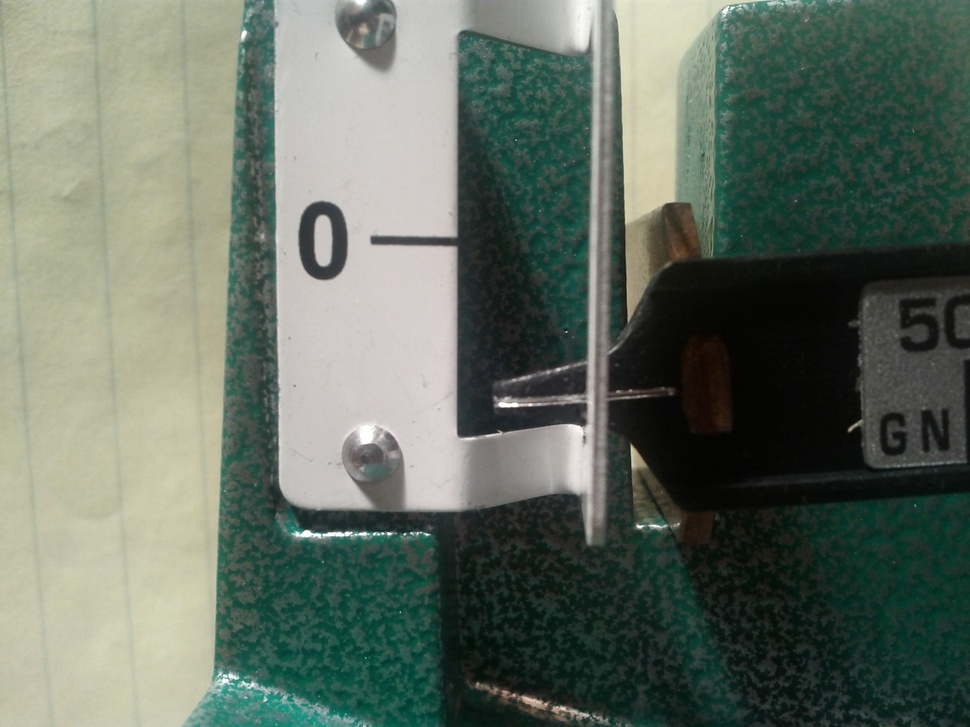
//> input picture data/IMG_20131204_200619.jpg, 970 x 727 px, shrunk from 2560 x 1920 before the run
$ ./thinning ../data/IMG_20131204_200619.jpg   (built with g++ and OpenCV 4)
//> lines starting //> are read from the running program, lines starting //| are printed output that depends on the picture; after the words box and inside, x2 and y2 are one past the last pixel; in counts of white or black regions, pixels touching at a corner belong together
/**
 * Code for thinning a binary image using Zhang-Suen algorithm.
 *
 * Author:  Nash (nash [at] opencv-code [dot] com)
 * Website: http://opencv-code.com
 */
#include "opencv2/core/core.hpp"
#include "opencv2/opencv.hpp"

/**
 * Perform one thinning iteration.
 * Normally you wouldn't call this function directly from your code.
 *
 * Parameters:
 * 		im    Binary image with range = [0,1]
 * 		iter  0=even, 1=odd
 */
void thinningIteration(cv::Mat& img, int iter)
{
    CV_Assert(img.channels() == 1);
    CV_Assert(img.depth() != sizeof(uchar));
    CV_Assert(img.rows > 3 && img.cols > 3);

    cv::Mat marker = cv::Mat::zeros(img.size(), CV_8UC1);

    int nRows = img.rows;
    int nCols = img.cols;

    if (img.isContinuous()) {
        nCols *= nRows;
        nRows = 1;
    }

    int x, y;
    uchar *pAbove;
    uchar *pCurr;
    uchar *pBelow;
    uchar *nw, *no, *ne;    // north (pAbove)
    uchar *we, *me, *ea;
    uchar *sw, *so, *se;    // south (pBelow)

    uchar *pDst;

    // initialize row pointers
    pAbove = NULL;
    pCurr  = img.ptr<uchar>(0);
    pBelow = img.ptr<uchar>(1);

    for (y = 1; y < img.rows-1; ++y) {
        // shift the rows up by one
        pAbove = pCurr;
        pCurr  = pBelow;
        pBelow = img.ptr<uchar>(y+1);

        pDst = marker.ptr<uchar>(y);

        // initialize col pointers
        no = &(pAbove[0]);
        ne = &(pAbove[1]);
        me = &(pCurr[0]);
        ea = &(pCurr[1]);
        so = &(pBelow[0]);
        se = &(pBelow[1]);

        for (x = 1; x < img.cols-1; ++x) {
            // shift col pointers left by one (scan left to right)
            nw = no;
            no = ne;
            ne = &(pAbove[x+1]);
            we = me;
            me = ea;
            ea = &(pCurr[x+1]);
            sw = so;
            so = se;
            se = &(pBelow[x+1]);

            int A  = (*no == 0 && *ne == 1) + (*ne == 0 && *ea == 1) +
                     (*ea == 0 && *se == 1) + (*se == 0 && *so == 1) +
                     (*so == 0 && *sw == 1) + (*sw == 0 && *we == 1) +
                     (*we == 0 && *nw == 1) + (*nw == 0 && *no == 1);
            int B  = *no + *ne + *ea + *se + *so + *sw + *we + *nw;
            int m1 = iter == 0 ? (*no * *ea * *so) : (*no * *ea * *we);
            int m2 = iter == 0 ? (*ea * *so * *we) : (*no * *so * *we);

            if (A == 1 && (B >= 2 && B <= 6) && m1 == 0 && m2 == 0)
                pDst[x] = 1;
        }
    }

    img &= ~marker;
}

/**
 * Function for thinning the given binary image
 *
 * Parameters:
 * 		src  The source image, binary with range = [0,255]
 * 		dst  The destination image
 */
void thinning(const cv::Mat& src, cv::Mat& dst)
{
    dst = src.clone();
    dst /= 255;         // convert to binary image

    cv::Mat prev = cv::Mat::zeros(dst.size(), CV_8UC1);
    cv::Mat diff;

    do {
        thinningIteration(dst, 0);
        thinningIteration(dst, 1);
        cv::absdiff(dst, prev, diff);
        dst.copyTo(prev);
    }
    while (cv::countNonZero(diff) > 0);

    dst *= 255;
}

/**
 * This is an example on how to call the thinning funciton above
 */
int main(int argc, char** argv)
{
    if (argc < 2)
        return 1;

	cv::Mat src = cv::imread(argv[1]);
//> src is the input picture: 727 rows x 970 cols, CV_8UC3; mean B, G, R 99.3, 110.9, 99.9
	if (!src.data)
		return -1;

    cv::Mat blur1, blur2;
    GaussianBlur(src, blur1, cv::Size(5,5), 100, 100);
    GaussianBlur(blur1, blur2, cv::Size(5,5), 100, 100);
    GaussianBlur(blur2, blur1, cv::Size(5,5), 100, 100);

	cv::Mat bw;
	cv::cvtColor(blur1, bw, CV_BGR2GRAY);
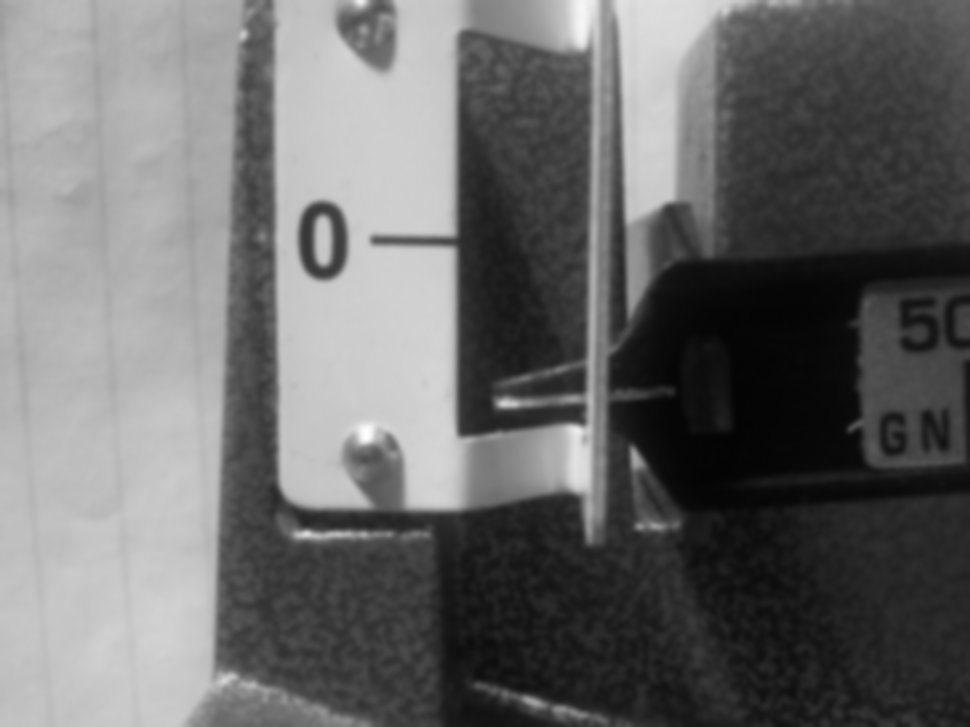
//> bw: 727 rows x 970 cols, CV_8UC1; min 4, max 254, mean 106.3
	cv::threshold(bw, bw, 50, 255, CV_THRESH_BINARY_INV);
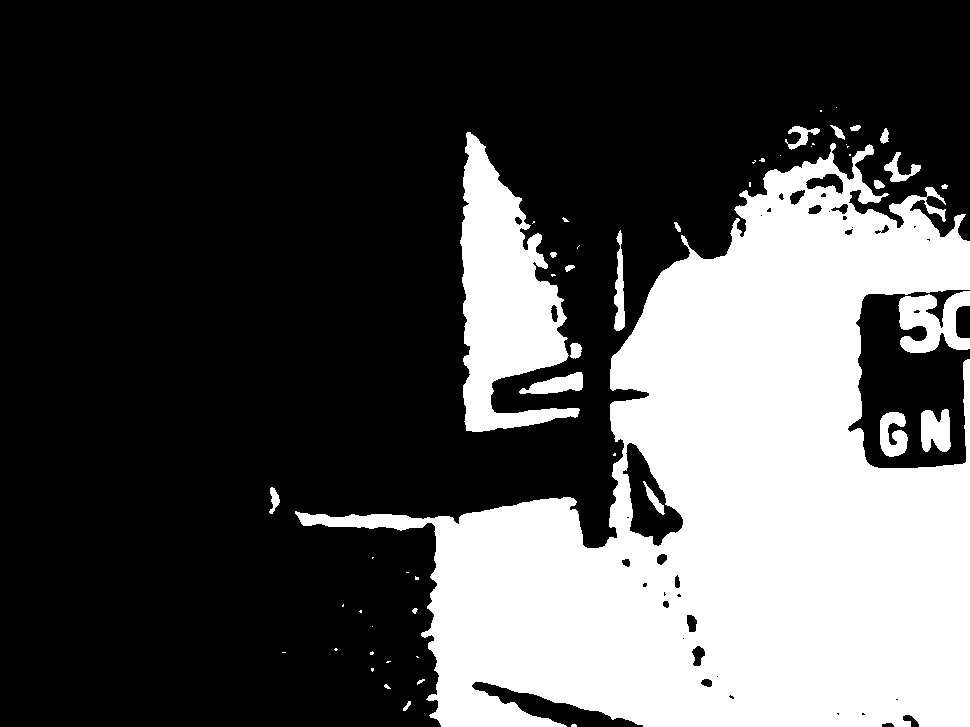
//> bw: 727 rows x 970 cols, CV_8UC1; 31.4% white; 53 white regions (29 under 20 px), largest, box (x1, y1, x2, y2) and area: (295, 143, 970, 727) 194173, (460, 132, 580, 432) 19011, (898, 291, 970, 353) 2778

	thinning(bw, bw);
//> the loop in thinning, `do` made 116 passes
//> pass 1, in thinningIteration, `img &= ~marker;`:
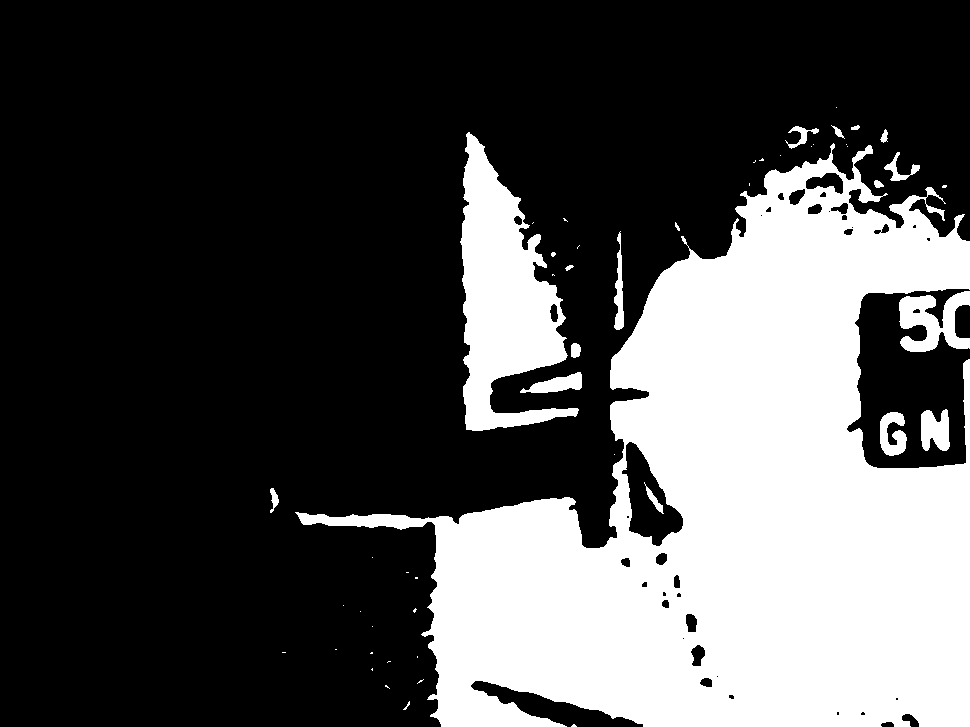
//> img: 727 rows x 970 cols, CV_8UC1; values 0 (black) and 1 (white), 30.8% white; 51 white regions (32 under 20 px), largest, box (x1, y1, x2, y2) and area: (295, 143, 970, 727) 191916, (460, 132, 579, 431) 18369, (899, 291, 970, 352) 2540
//> pass 1, in thinningIteration (call 2), `img &= ~marker;`:
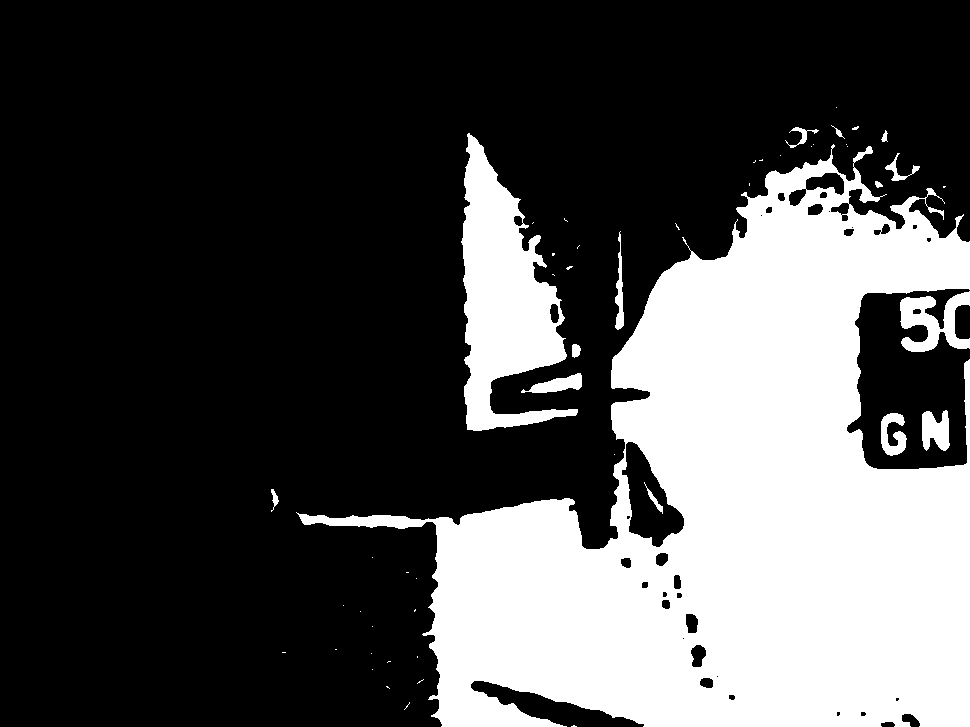
//> img: 727 rows x 970 cols, CV_8UC1; values 0 (black) and 1 (white), 30.2% white; 51 white regions (36 under 20 px), largest, box (x1, y1, x2, y2) and area: (296, 144, 970, 727) 189183, (461, 133, 578, 431) 17676, (900, 291, 970, 352) 2289
//> after the loop in thinning, `do`:
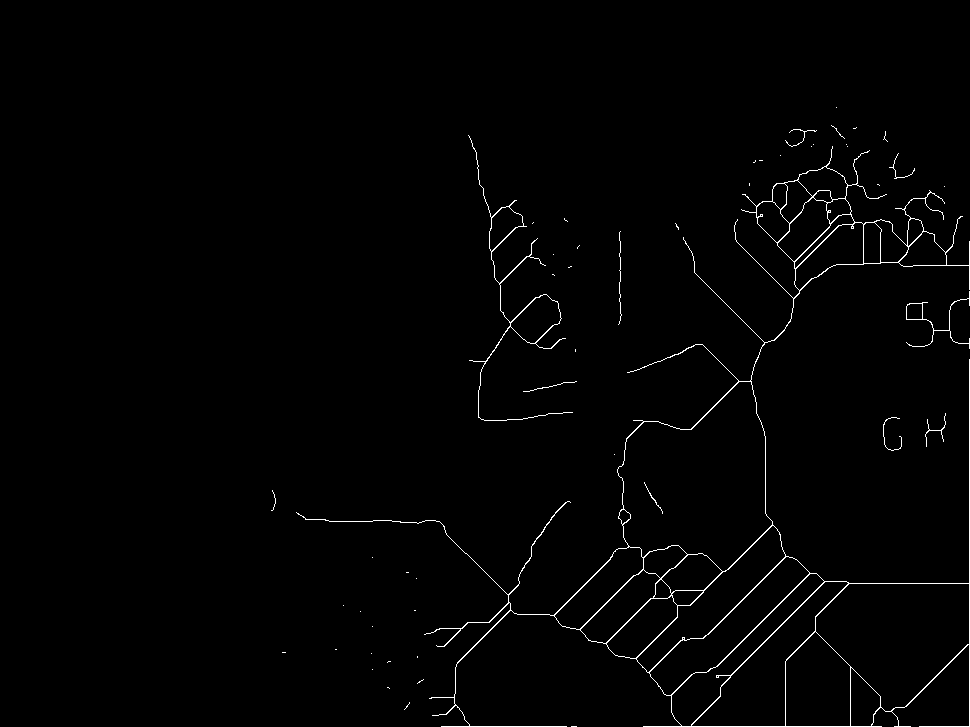
//> dst: 727 rows x 970 cols, CV_8UC1; values 0 (black) and 1 (white), 1.2% white in thin lines or dots, all inside (x1, y1, x2, y2) = (271, 107, 970, 727)
//> after the loop in thinning, `do`: diff: 727 rows x 970 cols, CV_8UC1; every value is 0
//> in thinning, `dst *= 255;`:
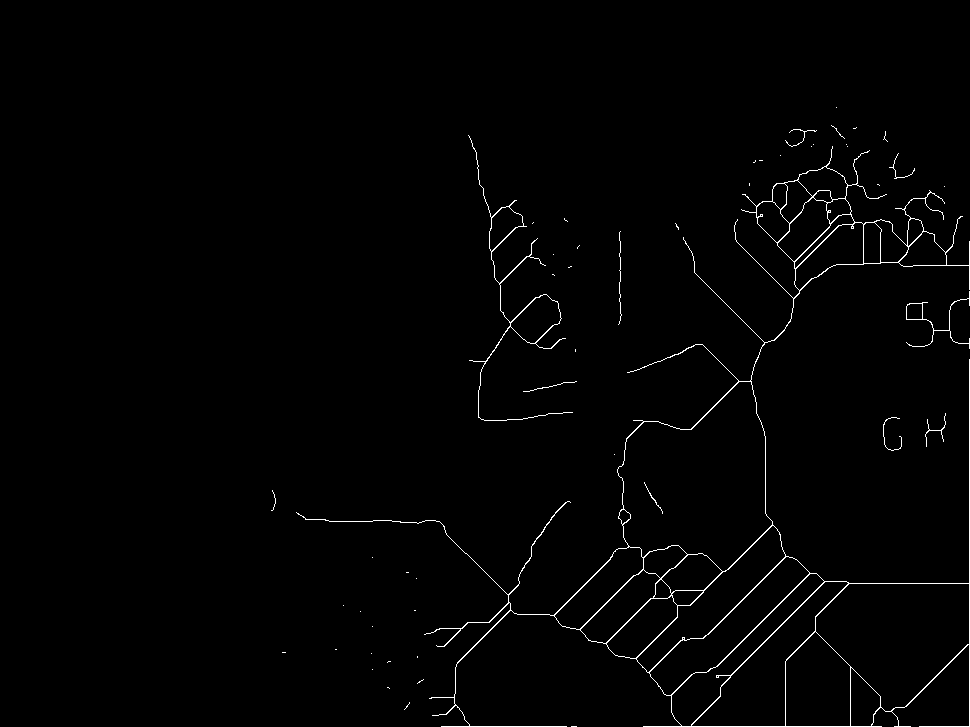
//> dst: 727 rows x 970 cols, CV_8UC1; 1.2% white in thin lines or dots, all inside (x1, y1, x2, y2) = (271, 107, 970, 727)

	cv::imshow("src", src);
	cv::imshow("dst", bw);
	cv::waitKey();
	return 0;
}

$ run again, on data/IMG_20131206_013740.jpg
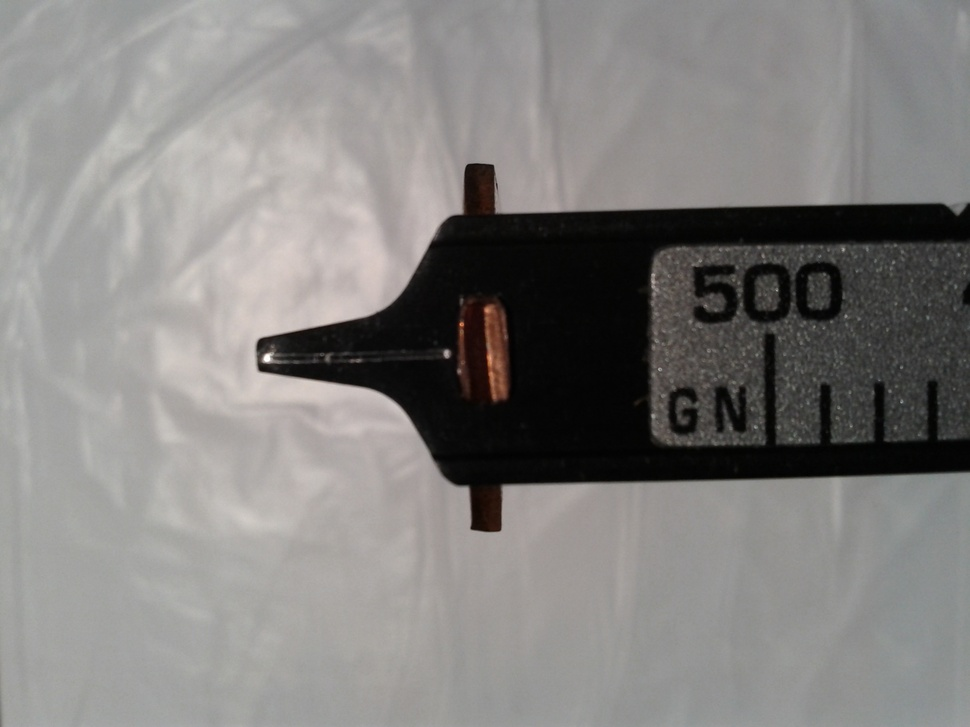
//> input picture data/IMG_20131206_013740.jpg, 970 x 727 px, shrunk from 2560 x 1920 before the run
//> src is the input picture: 727 rows x 970 cols, CV_8UC3; mean B, G, R 127.5, 129.4, 131.4
//> `cv::threshold(bw, bw, 50, 255, CV_THRESH_BINARY_INV);`:
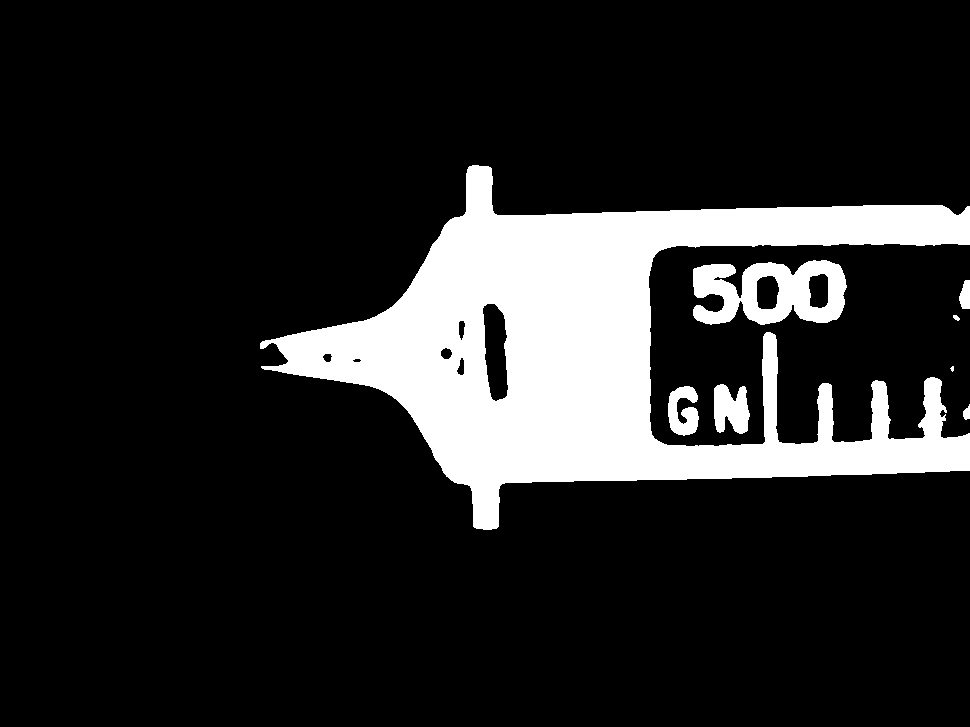
//> bw: 727 rows x 970 cols, CV_8UC1; 15.2% white; 8 white regions (1 under 20 px), largest, box (x1, y1, x2, y2) and area: (260, 165, 970, 530) 98188, (693, 260, 847, 325) 6443, (714, 384, 750, 434) 1339
//> in thinning, `dst *= 255;`:
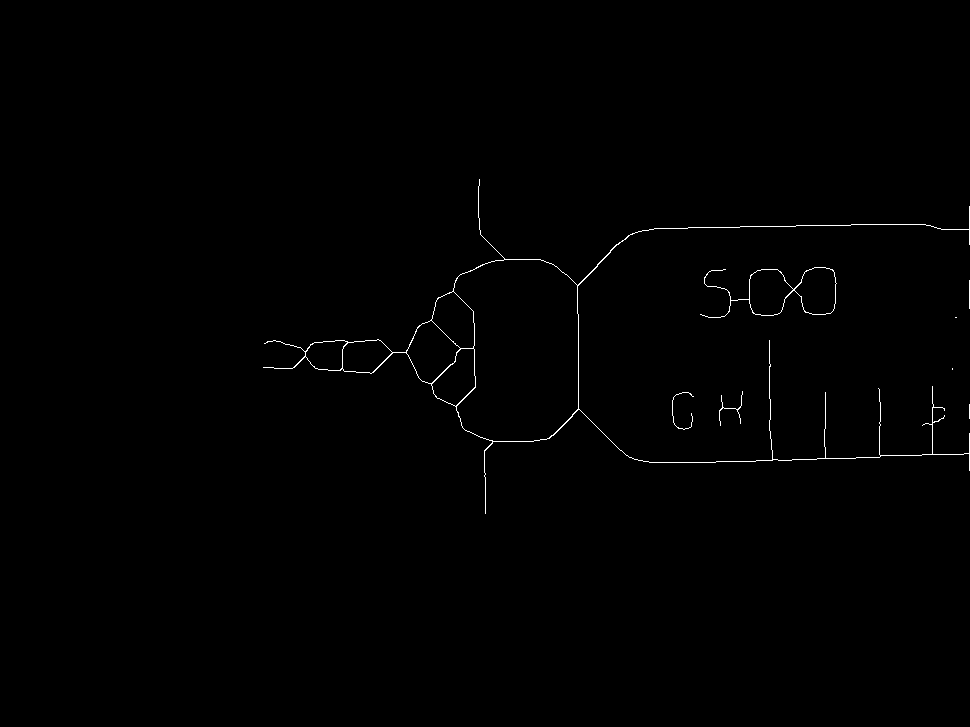
//> dst: 727 rows x 970 cols, CV_8UC1; 0.46% white in thin lines or dots, all inside (x1, y1, x2, y2) = (263, 179, 970, 514)

$ run again, on data/pointer.jpg
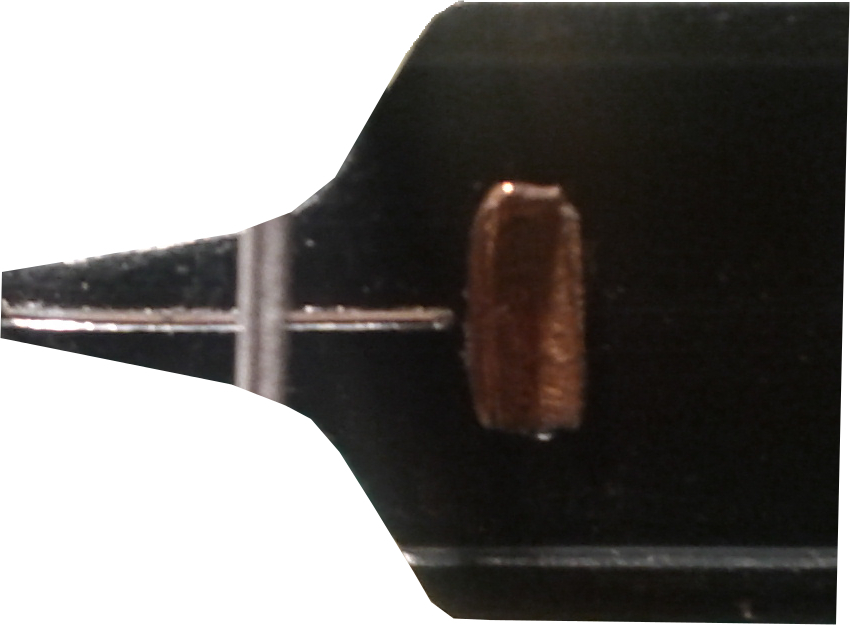
//> input picture data/pointer.jpg, 850 x 625 px
//> src is the input picture: 625 rows x 850 cols, CV_8UC3; mean B, G, R 111, 113.5, 116.2
//> `cv::threshold(bw, bw, 50, 255, CV_THRESH_BINARY_INV);`:
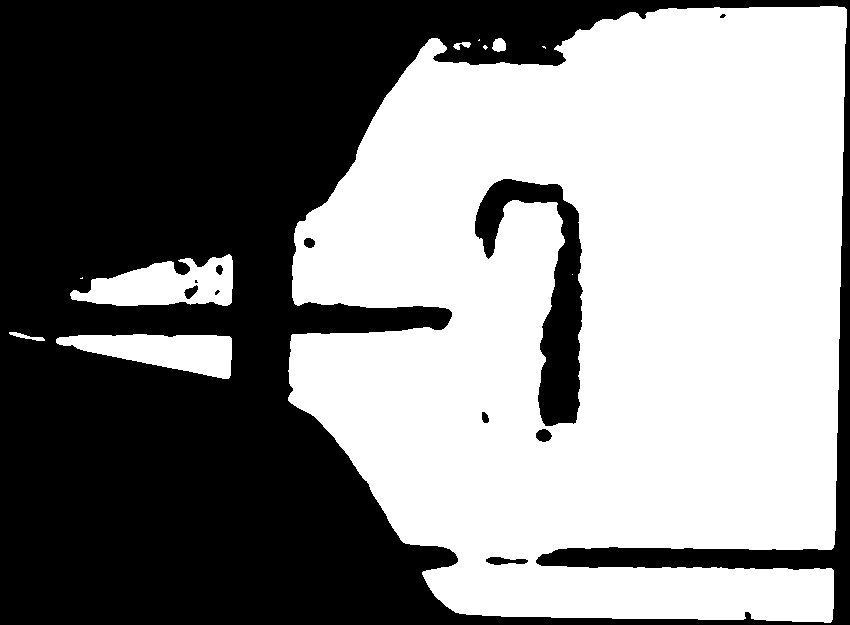
//> bw: 625 rows x 850 cols, CV_8UC1; 52.5% white; 11 black regions (3 under 20 px), largest, box (x1, y1, x2, y2) and area: (0, 0, 850, 625) 242273, (475, 179, 583, 426) 9224, (486, 557, 528, 565) 218
//> in thinning, `dst *= 255;`:
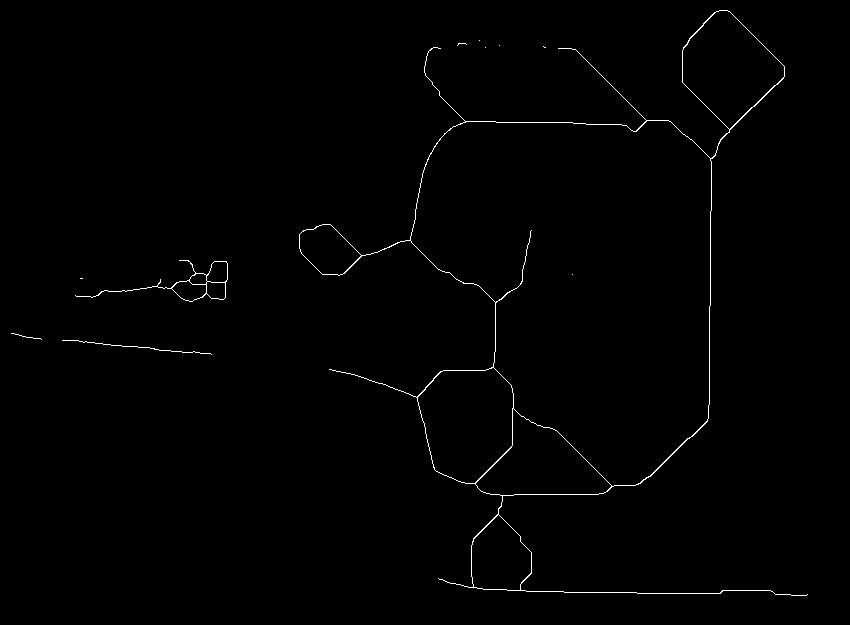
//> dst: 625 rows x 850 cols, CV_8UC1; 0.69% white in thin lines or dots, all inside (x1, y1, x2, y2) = (11, 10, 808, 596)
